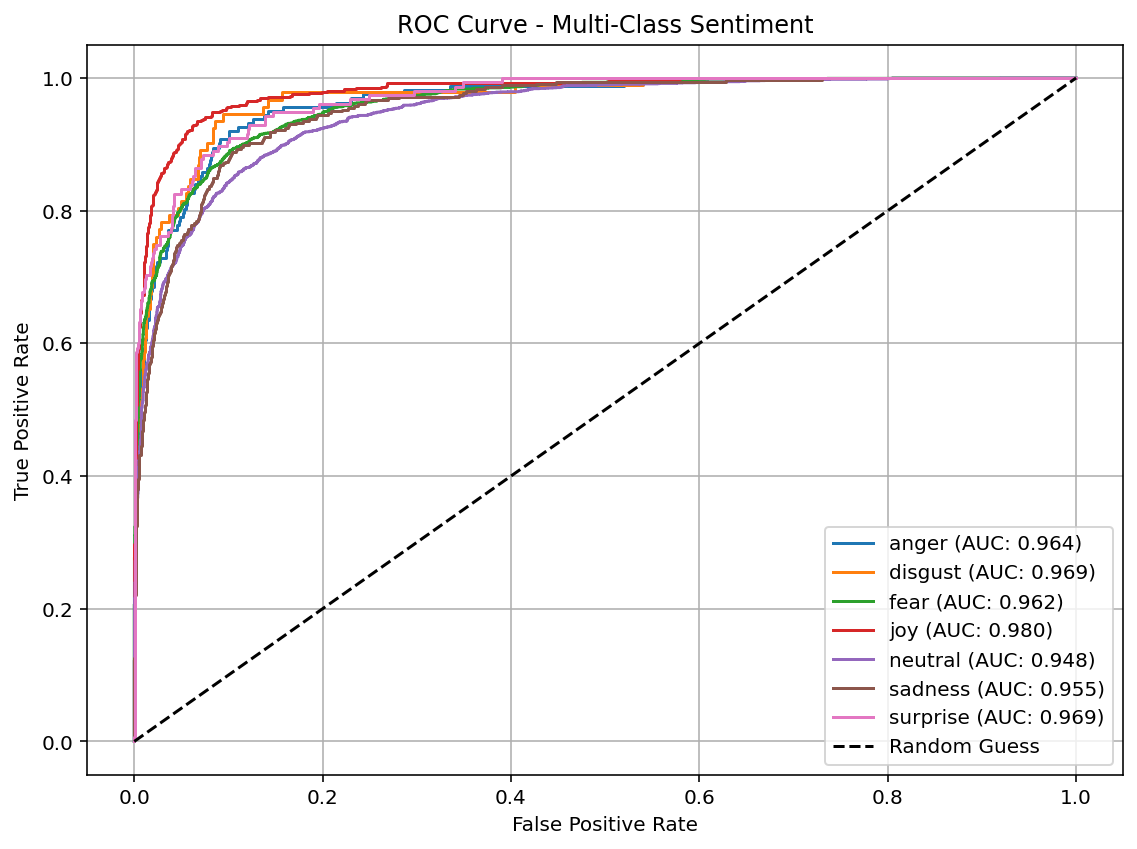

Write Python code to recreate this figure.
import pandas as pd
import torch
import numpy as np
from sklearn.model_selection import train_test_split
from sklearn.preprocessing import LabelEncoder, label_binarize
from sklearn.metrics import roc_auc_score, roc_curve
from transformers import AutoTokenizer, AutoModelForSequenceClassification
from datasets import Dataset
import matplotlib.pyplot as plt
from torch.nn.functional import softmax

# MODELİ YÜKLE
model_path = "./distilbert_sentiment_final_model"  # sentiment modeli ise bunu kullan
model = AutoModelForSequenceClassification.from_pretrained(model_path)
tokenizer = AutoTokenizer.from_pretrained(model_path)
model = model.to("cuda" if torch.cuda.is_available() else "cpu")
model.eval()

# VERİYİ YÜKLE
df = pd.read_excel("../MonkeyPox.xlsx")
df = df[['Translated Post Description', 'Sentiment']].dropna()
df['Translated Post Description'] = df['Translated Post Description'].apply(lambda x: " ".join(str(x).split()[:250]))
df['Sentiment'] = df['Sentiment'].str.lower().str.strip()

# LABEL ENCODE
le = LabelEncoder()
df['label'] = le.fit_transform(df['Sentiment'])

# TEST VERİSİ
X_train, X_test, y_train, y_test = train_test_split(
    df['Translated Post Description'],
    df['label'],
    test_size=0.1,
    stratify=df['label'],
    random_state=42
)

# TOKENİZASYON
test_ds = Dataset.from_dict({"text": X_test.tolist(), "label": y_test.tolist()})
test_ds = test_ds.map(lambda x: tokenizer(x['text'], padding="max_length", truncation=True, max_length=512), batched=True)

# MODEL İLE TAHMİN
all_logits = []
model.eval()
with torch.no_grad():
    for i in range(0, len(test_ds), 16):
        batch = test_ds[i:i+16]
        inputs = {
            'input_ids': torch.tensor(batch['input_ids']).to(model.device),
            'attention_mask': torch.tensor(batch['attention_mask']).to(model.device)
        }
        outputs = model(**inputs)
        all_logits.append(outputs.logits.cpu().numpy())

# SONUÇLARI HAZIRLA
all_logits = np.concatenate(all_logits, axis=0)
probs = softmax(torch.tensor(all_logits), dim=1).numpy()
num_labels = model.config.num_labels

# ROC AUC
if num_labels == 2:
    auc = roc_auc_score(y_test, probs[:, 1])
    fpr, tpr, _ = roc_curve(y_test, probs[:, 1])
    plt.figure(figsize=(7, 6))
    plt.plot(fpr, tpr, label=f"ROC AUC = {auc:.4f}", linewidth=2)
    plt.plot([0, 1], [0, 1], linestyle="--", color="gray", label="Random Guess")
    plt.xlabel("False Positive Rate")
    plt.ylabel("True Positive Rate")
    plt.title("ROC Curve - Binary")
    plt.legend()
    plt.grid(True)
    plt.tight_layout()
    plt.show()

else:
    y_test_binarized = label_binarize(y_test, classes=np.arange(num_labels))
    auc = roc_auc_score(y_test_binarized, probs, multi_class="ovo", average="macro")

    plt.figure(figsize=(8, 6))
    for i in range(num_labels):
        fpr, tpr, _ = roc_curve(y_test_binarized[:, i], probs[:, i])
        plt.plot(fpr, tpr, label=f"{le.classes_[i]} (AUC: {roc_auc_score(y_test_binarized[:, i], probs[:, i]):.3f})")
    plt.plot([0, 1], [0, 1], 'k--', label="Random Guess")
    plt.xlabel("False Positive Rate")
    plt.ylabel("True Positive Rate")
    plt.title("ROC Curve - Multi-Class Sentiment")
    plt.legend()
    plt.grid(True)
    plt.tight_layout()
    plt.show()

print(f"\n✅ ROC AUC Skoru (macro average): {auc:.4f}")
